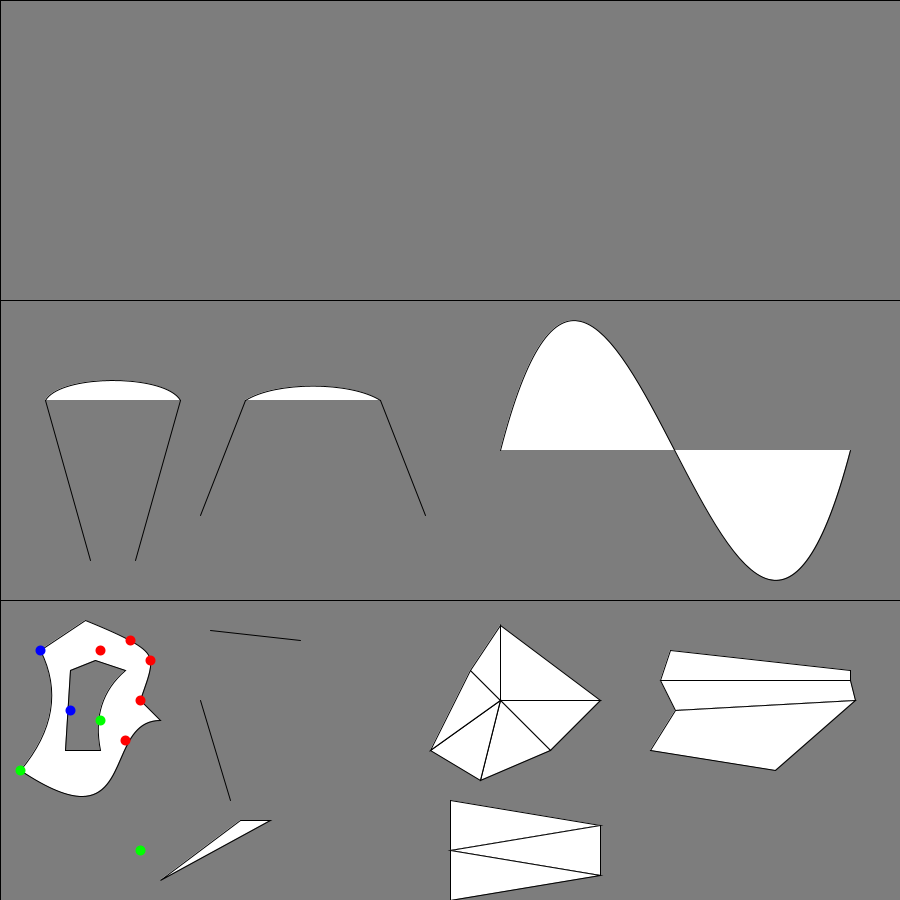
Frame 1 (no input)
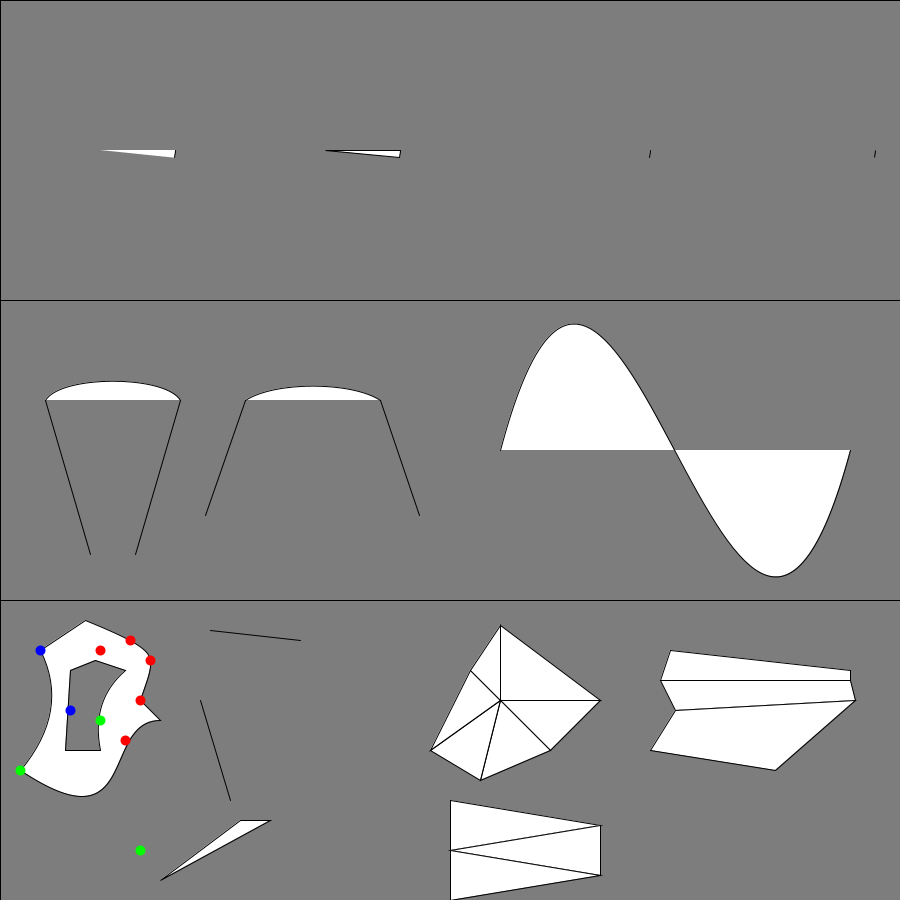
Frame 60 (the mouse pressed at the canvas centre just before this capture)
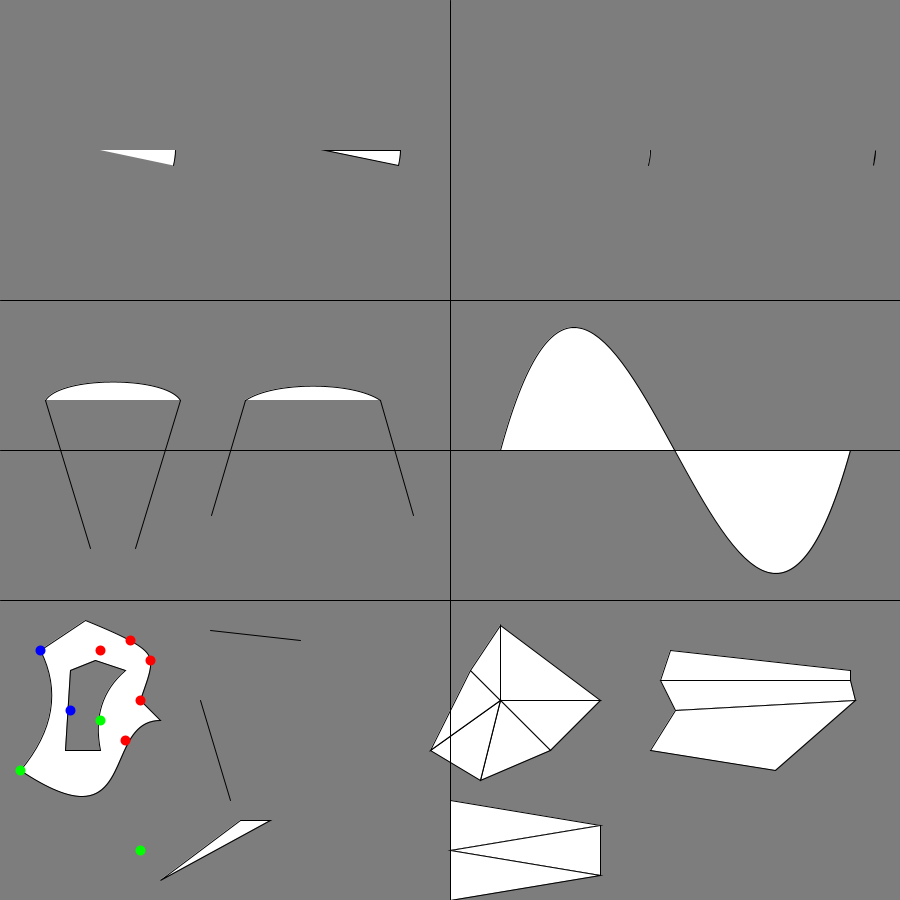
Frame 120 (the mouse held since frame 60 and released just before this capture)

The Processing sketch that drew these frames (run headless with seeded random() and noise(); from frame 60 on, the mouse is pressed at the canvas centre):

// Processing sketch: Komplexe_2D_Formen
// ── Komplexe_2D_Formen.pde
/*
  
  Processing Tutorial
  Sketch Nr. 07
  Thema : Komplexe 2D Formen
  
  Sketch Inhalte :
  
  arc(x,y,c,d,start,ende); / arc(x,y,c,d,start,ende,modus); - Zeichnet einen Bogen auf die Leinwand
    ~ x/y : (Effekt abhaengig von Zeichenmodus) Bezugspunkt des Bogens liegt im Zentrum / in der oberen linken Ecke, erster Eckpunkt
    ~ c/d : (Effekt abhaengig von Zeichenmodus) Durchmesser / Radius in Breite bzw Hoehe, zweiter Eckpunkt
    ~ start : Gibt den Startwinkel des Bogens im Bogenmass an
    ~ ende : Gibt den Endwinkel des Bogens im Bogenmass an
    ~ modus : Gibt die Art des Bogens an
      -> Der Standart is PIE ohne Innenrand (PIE : Linien von den Bogenenden zum Zentrum)
      -> PIE : Wird wie Standard gezeichnet, aber mit Innenrand
      -> CHORD : Der Bogen wird mit einer Linie zwischen den Bogenenden abgeschlossen 
      -> OPEN : Wird wie mit CHORD gezeichnet aber ohne Aussenlinie
  
  ellipseMode(#MODUS); - Legt fest mit welchem Modus die folgenden Kreise und Ellipsen gezeichnet werden
    ~ CENTER* : x/y bildet den Punkt im Zentrum des Bogens; c/d bildet den horizontalen / vertikalen Durchmesser
    ~ RADIUS : x/y bildet den Punkt im Zentrum des Bogens; c/d bildet den horizontalen / vertikalen Radius
    ~ CORNER : x/y bildet den Punkt in der oberen linken Ecke des Bogens; c/d bildet den horizontalen / vertikalen Durchmesser
    ~ CORNERS : x/y bildet den ersten Eckpunkt; c/d bildet den zweiten Eckpunkt; Der Bogen wird zwischen diesen Punkten gezeichnet
  
  degrees(radiant); - Konvertiert einen Bogenmasswert in einen Gradwert
    ~ radiant : Bogenmasswert der Konvertiert werden soll
  
  radians(degree); - Konvertiert einen Gradwert in einen Bogenmasswert
    ~ degree : Gradwert der Konvertiert werden soll
  
  TWO_PI - Mathematische Konstante, die den Wert von 2PI speichert (6.2831855...)
  PI - Mathematische Konstante, die den Wert von PI speichert (3.1415927...)
  HALF_PI - Mathematische Konstante, die den Wert von PI/2 speichert (1.5707964...)
  QUARTER_PI - Mathematische Konstante, die den Wert von PI/4 speichert (0.7853982...)
  
  curve(x1,y1,x2,y2,x3,y3,x4,y4); - Zeichnet eine Kurve auf die Leinwand
    ~ x1/y1, x4/y4 : Kontrollpunkte der Kurve
    ~ x2/y2, x3/y3 : Erster und zweiter Punkt der Kurve
  
  curveTightness(tightness); - Legt die Form der Kurve fest
    ~ tightness : Parameter zur Festlegung der Form, 0.0 ist der Standard, 1.0 verbindet die Punkte mit direkten Linien, Wertebereich -5.0 - 5.0;
  
  bezier(x1,y1,x2,y2,x3,y3,x4,y4); - Zeichnet eine Bezierkurve auf die Leinwand
    ~ x1/y1, x4/y4 : Ankerpunkte der Bezierkurve
    ~ x2/y2, x3/y3 : Kontrollpunkte der Bezierkurve
  
  beginShape(); / beginShape(#MODUS); - beginShape() und endShape() erlauben das Zeichnen von individuellen Formen, beginShape() startet diesen Abschnitt;
    ~ Modi :
     -> POINTS : jeder vertex() innerhalb des Abschnitts wird als Punkt gezeichnet
     -> LINES : Je ein paar von vertex() zeichnet eine Linie von vertex1 zu vertex2
     -> TRIANGLES : Je eine gruppe aus vertex() zeichnet ein Dreieck zwischen vertex1, vertex2 und vertex3
     -> TRIANGLE_FAN : Der erste vertex stellt das Zentrum des "Fans", Paare von folgenden vertex (vertex2 und 3, 3 und 4 ..) zeichnen dann Dreiecke mit dem Zentrum
     -> TRIANGLE_STRIP : Bildet einen Streifen aus Dreiecken, wobei die vertex eine "Zick-Zack" Linie Bilden; Die Luecken werden mit zusaetlichen Linien geschlossen
     -> QUADS : Je eine gruppe aus vertex() zeichnet ein Dreieck zwischen vertex1, vertex2, vertex3 und vertex4
     -> QUAD_STRIP : Bildet einen Streifen aus Vierecken, wobei die vertex aus Linien bilden; Die Luecken zwischen auseinander folgenden Linien werden geschlossen
  
  endShape(); / endShape(#MODUS); - beendet den Abschnitt in dem eine Induviduelle Form erstellt wird
    ~ Modus :
      -> CLOSE : Schliesst die Form mit einer abschliessenden Linie zwischen dem ersten und letzten Vertex ab
  
  vertex(x,y); - Erzeugt einen Punkt fuer eine individuelle Form
    ~ x/y : der Punkt des Vertex
  
  curveVertex(x,y); - Erzeugt einen Kurvenpunkt fuer eine individuelle Form
    ~ x/y : der Punkt des Vertex
    ~ Kann nicht mit einem beginShape-Modus verwendet werden
    ~ benoetigt mindestens 4 curveVertex() in folge um eine Kurve zu bilden (wie bei curve()); Bei z.B. 5 passiert foldendes : Kurve 1 : 1,2,3,4; Kurve2 : 2,3,4,5;
  
  bezierVertex(x2,y2,x3,y3,x4,y4); - Erzeugt einen Bezierkurvenpunkt fuer eine individuelle Form
    ~ x2/y2, x3/y3 : Kontrollpunkte der Bezierkurve
    ~ x4/y4 : Zweiter Ankerpunkt der Bezierkurve
    ~ benoetigt einen vertex vor dem Aufruf von bezierVertex als ersten Ankterpunkt
    ~ Kann nicht mit einem beginShape-Modus verwendet werden
  
  quadraticVertex(x2,y2,x3,y3); - Erzeugt einen quadratischen Bezierkurvenpunkt fuer eine individuelle Form
    ~ x2/y2 : Kontrollpunkt der Bezierkurve
    ~ x3/y3 : Zweiter Ankerpunkt der Bezierkurve
    ~ benoetigt einen vertex vor dem Aufruf von bezierVertex als ersten Ankterpunkt
    ~ Kann nicht mit einem beginShape-Modus verwendet werden
  
  beginContour(); - Erlaubt einen individuellen Bereich innerhalb einer individuellen Form auszuschneiden (wie beginShape)
    ~ die Richtung der vertex des Contour muss entgegengesetzt zu den vertex der Shape sein (im Ihrzeigersinn / gegen den Urhzeigersinn)
  
  endContour(); - Beendet den individuellen Ausschnitt in der individuellen Form
  
*/

float angle;
float curveHeight;
float curve2left;
float curve2right;
float bezierLeft;
float bezierRight;

void setup()
{
  // SETUP START
  size(900,900);
  angle = 0.0;
  curveHeight = 560.0; 
  
  curve2left = 200.0;
  curve2right = 425.0;
  
  bezierLeft = 0.0;
  bezierRight = 900.0;
  // SETUP ENDE
}

void draw()
{
  // NICHT TEIL DES TUTORIALS
  background(125);
  // DRAW START
  
  // ***** ARC *****
  arc(100,150,150,150,radians(0), radians(angle));
  arc(325,150,150,150,radians(0), radians(angle), PIE);
  arc(575,150,150,150,radians(0), radians(angle), OPEN);
  arc(800,150,150,150,radians(0), radians(angle), CHORD);
  
  angle += 1.0 / 10.0;
  
  line(0,300,width,300);
  
  line(90,curveHeight,45,400);
  line(135,curveHeight,180,400);
  curve(90,curveHeight,45,400,180,400,135,curveHeight);
  
  line(curve2left,515,245,400);
  line(curve2right,515,380,400);
  curve(curve2left,515,245,400,380,400,curve2right,515);
  
  curveHeight -= 1.0 / 10.0;
  curve2left += 1.0 / 10.0;
  curve2right -= 1.0 / 10.0;
  
  bezier(500,450,616,bezierLeft,732,bezierRight,850,450);
  
  bezierLeft += 1.0 / 5.0;
  bezierRight -= 1.0 / 5.0;
  
  line(0,600,width,600);
  
  // ***** gemischte Form mit Contour *****
  beginShape();
  
  vertex(40,650);
  vertex(85,620);
  curveVertex(100,650);
  curveVertex(130,640);
  curveVertex(150,660);
  curveVertex(140,700);
  curveVertex(125,740);
  vertex(160,720);
  bezierVertex(100,720,140,850,20,770);
  quadraticVertex(70,710,40,650);
  
  beginContour();
  
  vertex(95,660);
  vertex(70,670);
  vertex(65,750);
  vertex(100,750);
  quadraticVertex(90,700,125,670);
  
  endContour();
  
  endShape();
  
  // ***** Linien *****
  beginShape(LINES);
  vertex(210,630);
  vertex(300,640);
  vertex(200,700);
  vertex(230,800);
  vertex(300,750);
  endShape();
  
  // ***** Dreiecke *****
  beginShape(TRIANGLES);
  vertex(240,820);
  vertex(270,820);
  vertex(160,880);
  vertex(350,640);
  vertex(370,670);
  endShape();
  
  // ***** Dreieck-Fan *****
  beginShape(TRIANGLE_FAN);
  vertex(500,700);
  vertex(500,625);
  vertex(600,700);
  vertex(550,750);
  vertex(480,780);
  vertex(430,750);
  vertex(470,670);
  vertex(500,625);
  endShape();
  
  // ***** Dreieck-Streifen *****
  beginShape(TRIANGLE_STRIP);
  vertex(450,800);
  vertex(600,825);
  vertex(450,850);
  vertex(600,875);
  vertex(450,900);
  endShape();
  
  // ***** Viereck-Streifen *****
  beginShape(QUAD_STRIP);
  vertex(670,650);
  vertex(850,670);
  vertex(660,680);
  vertex(850,680);
  vertex(675,710);
  vertex(855,700);
  vertex(650,750);
  vertex(775,770);
  endShape();
  
  // DRAW ENDE
  // NICHT TEIL DES TUTORIALS
  strokeWeight(10);
  stroke(255,0,0);
  point(100,650);
  point(130,640);
  point(150,660);
  point(140,700);
  point(125,740);
  stroke(0,255,0);
  point(100,720);
  point(140,850);
  point(20,770);
  stroke(0,0,255);
  point(70,710);
  point(40,650);
  stroke(0);
  strokeWeight(1);
  
  line(0, mouseY, width, mouseY);
  line(mouseX, 0, mouseX, height);
  println(mouseX + " | " + mouseY);
}
